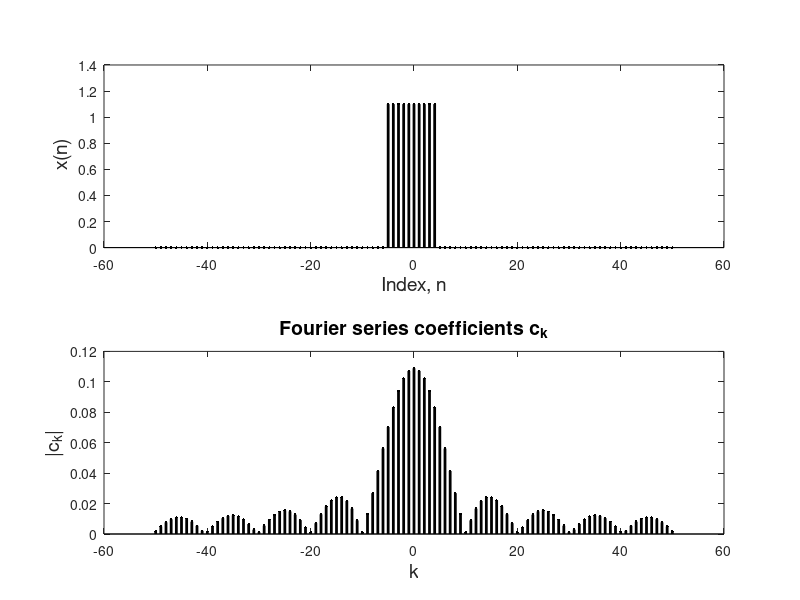

Reproduce this figure in MATLAB.
clc;
clearvars;
close all;
Fs = 100e3;
dt = 1/Fs; %GENERATING THE RECTANGULAR PULSE TRAIN
T = 1e-3; %PERIOD OF THE PULSE TRAIN
D = .1; %DUTY CYCLE
PW = D*T; %PULSE WIDTH
f = 1/T; %ANALOG FREOUENCY
t = -T/2: dt: T/2; %TIME INTERVAL FOR A PERIOD
n = t/dt; %INDEX FOR DATA POINTS IN A PERIOD
L = PW/dt; %DATA POINTS IN THE THE HIGH TIME
x = zeros (1,length(t)) ; %INITIALIZING A SINGLE RECTANGULAR PULSE
x (find (abs (n)<=L/2))=1.1; %GENERATION OF A SINGLE RECTANGULAR PULSE
%END OF RECTANGULAR PULSE TRAIN
N = length(x);
Nc = N; %TOTAL NO OF COEFFICIENTS
if mod(Nc, 2) ==0
    k=-Nc/2:Nc/2-1;
else
    k=- (Nc-1) /2: (Nc-1)/2;
end
c=zeros (1,length(k)) ;%INITIALIZING FOURIER COEFFICIENTS
for i=1:length(x)
    for j=1:length(k)
        c(j)=c(j)+1/N*x(i)*exp(-1i*2*pi*k(j)*n(i)/N);
    end
end
figure(2)
subplot(212)
stem(k,abs(c), '.k', 'linewidth', 2) ;
xlabel('k','fontsize', 14)
ylabel('|c_k|', 'fontsize', 14)
title('Fourier series coefficients c_k', 'fontsize', 14);
subplot(211)
stem(n, x, '.k', 'linewidth', 2) ; xlabel('Index, n', 'fontsize', 14), ylabel (' x(n)', 'fontsize',14)
